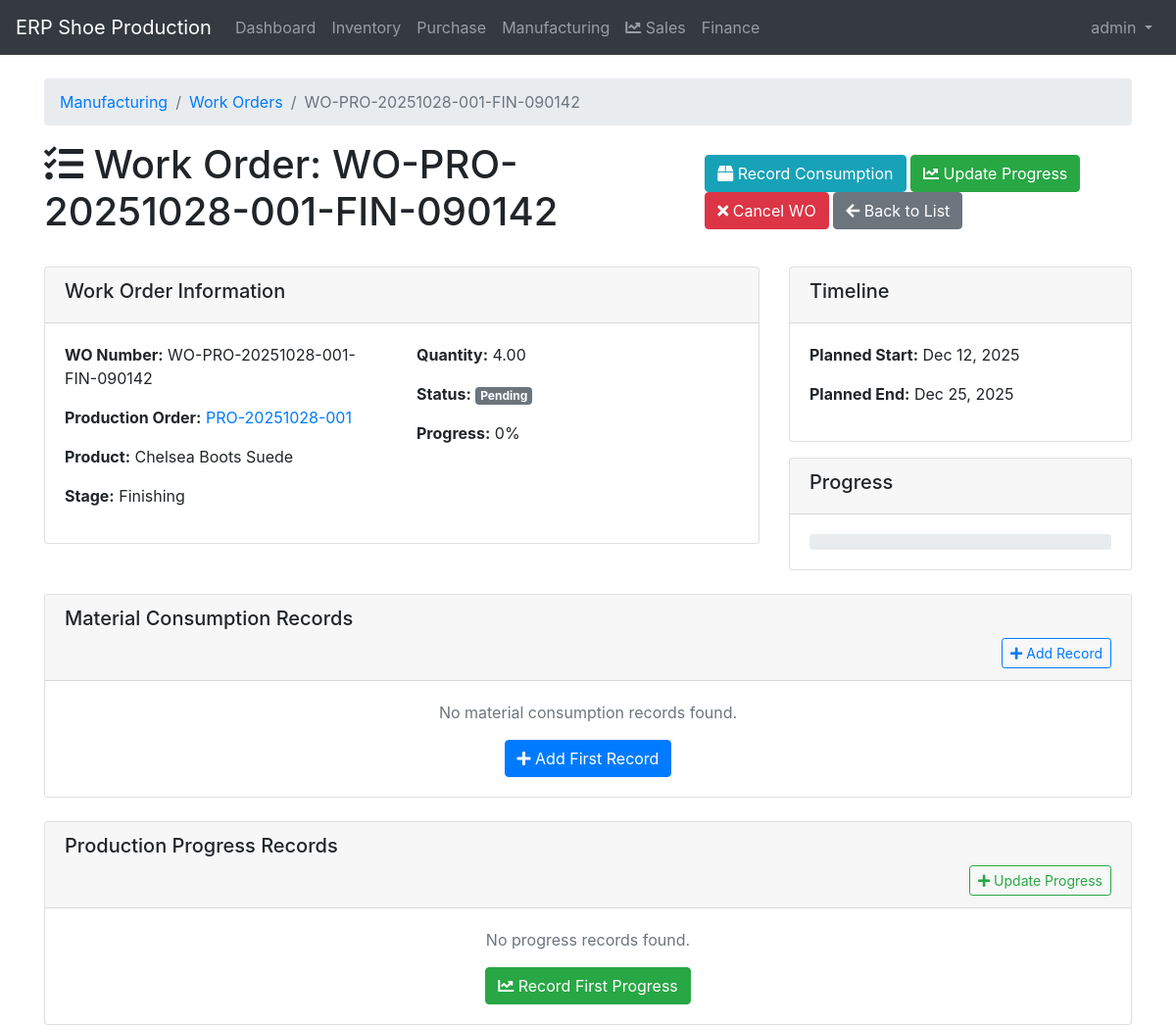
/manufacturing/work-orders/4/ (signed in), run on an earlier commit of the app's database.
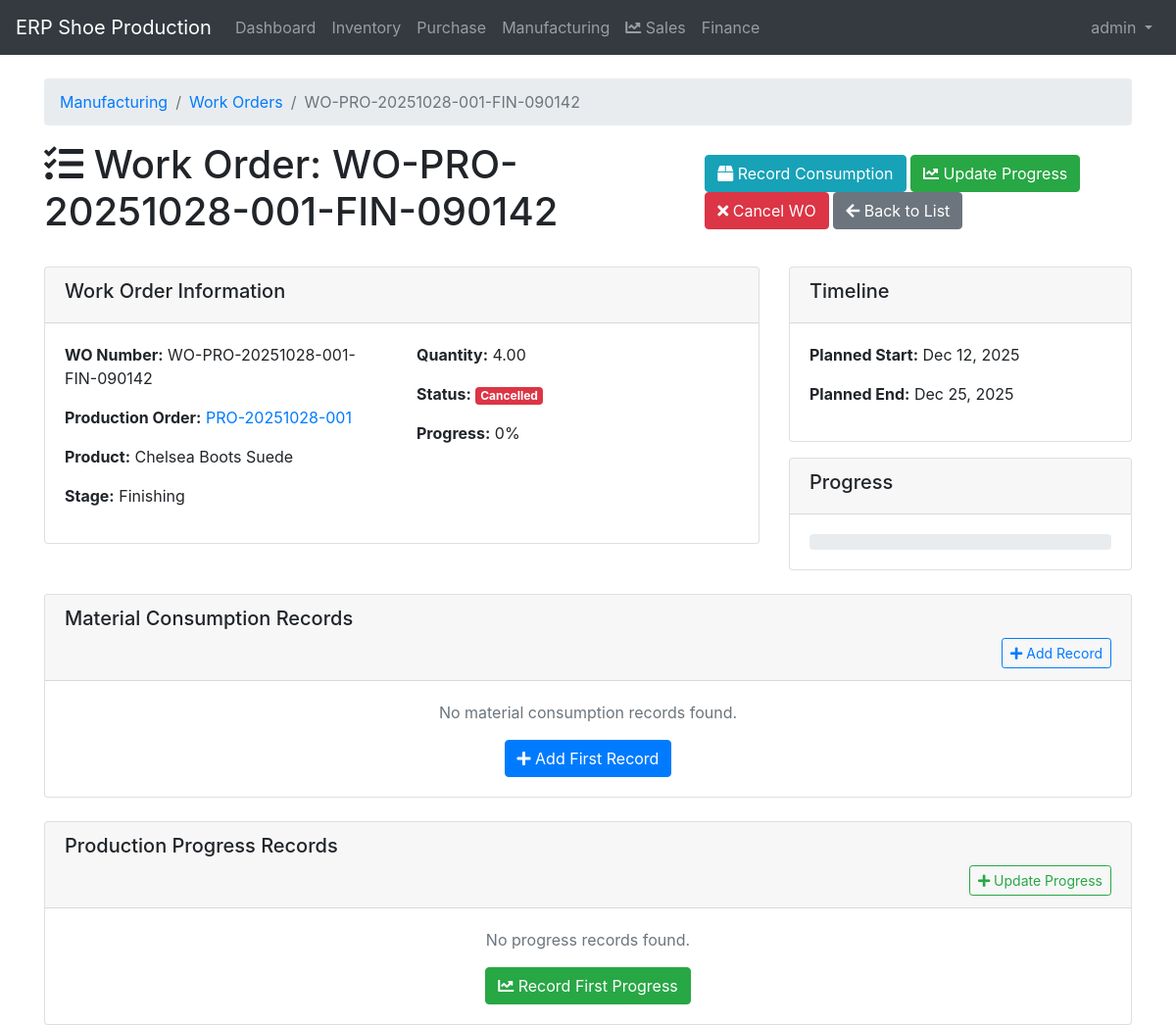
And on a later commit of the database.
### manufacturing/models.py (models this page shows, shortened)
class WorkOrder(models.Model):
    STATUS_CHOICES = [
        ('pending', 'Pending'),
        ('in_progress', 'In Progress'),
        ('completed', 'Completed'),
        ('on_hold', 'On Hold'),
        ('cancelled', 'Cancelled'),
    ]
    STAGE_CHOICES = [
        ('gurat', 'Gurat (Cutting)'),
        ('assembly', 'Assembly'),
        ('press', 'Press'),
        ('finishing', 'Finishing'),
    ]
    wo_number = models.CharField(max_length=20, unique=True, help_text="Work order number")
    production_order = models.ForeignKey(ProductionOrder, on_delete=models.CASCADE, related_name='work_orders')
    stage = models.CharField(max_length=20, choices=STAGE_CHOICES, help_text="Production stage")
    quantity = models.DecimalField(max_digits=10, decimal_places=2, help_text="Quantity for this work order")
    status = models.CharField(max_length=20, choices=STATUS_CHOICES, default='pending')
    planned_start_date = models.DateField(help_text="Planned start date for this stage")
    planned_end_date = models.DateField(help_text="Planned completion date for this stage")
    actual_start_date = models.DateField(null=True, blank=True, help_text="Actual start date")
    actual_end_date = models.DateField(null=True, blank=True, help_text="Actual completion date")
    assigned_to = models.ForeignKey(User, on_delete=models.SET_NULL, null=True, blank=True, related_name='assigned_work_orders')
    supervisor = models.ForeignKey(User, on_delete=models.SET_NULL, null=True, blank=True, related_name='supervised_work_orders')
    notes = models.TextField(blank=True, help_text="Work instructions and notes")
    created_at = models.DateTimeField(auto_now_add=True)
    updated_at = models.DateTimeField(auto_now=True)
    class Meta:
        ordering = ['production_order', 'stage']
        verbose_name = 'Work Order'
        verbose_name_plural = 'Work Orders'
    @property
    def progress_percentage(self):
        latest_progress = self.progress_entries.first()
        if latest_progress:
            return latest_progress.progress_percentage
        return 0

class ProductionOrder(models.Model):
    STATUS_CHOICES = [
        ('draft', 'Draft'),
        ('pending_approval', 'Pending Approval'),
        ('approved', 'Approved'),
        ('in_progress', 'In Progress'),
        ('completed', 'Completed'),
        ('cancelled', 'Cancelled'),
    ]
    PRIORITY_CHOICES = [
        ('low', 'Low'),
        ('medium', 'Medium'),
        ('high', 'High'),
        ('urgent', 'Urgent'),
    ]
    po_number = models.CharField(max_length=20, unique=True, help_text="Production order number")
    product = models.ForeignKey(FinishedProduct, on_delete=models.CASCADE, related_name='production_orders')
    quantity = models.DecimalField(max_digits=10, decimal_places=2, help_text="Quantity to produce")
    planned_start_date = models.DateField(help_text="Planned production start date")
    planned_end_date = models.DateField(help_text="Planned production completion date")
    actual_start_date = models.DateField(null=True, blank=True, help_text="Actual production start date")
    actual_end_date = models.DateField(null=True, blank=True, help_text="Actual production completion date")
    status = models.CharField(max_length=20, choices=STATUS_CHOICES, default='draft')
    priority = models.CharField(max_length=10, choices=PRIORITY_CHOICES, default='medium')
    created_by = models.ForeignKey(User, on_delete=models.CASCADE, related_name='created_production_orders')
    approved_by = models.ForeignKey(User, on_delete=models.SET_NULL, null=True, blank=True, related_name='approved_production_orders')
    approved_at = models.DateTimeField(null=True, blank=True)
    notes = models.TextField(blank=True, help_text="Additional notes")
    created_at = models.DateTimeField(auto_now_add=True)
    updated_at = models.DateTimeField(auto_now=True)
    class Meta:
        ordering = ['-planned_start_date', '-created_at']
        verbose_name = 'Production Order'
        verbose_name_plural = 'Production Orders'

### inventory/models.py (models this page shows, shortened)
class FinishedProduct(models.Model):
    SIZE_CHOICES = [
        ('35', '35'),
        ('36', '36'),
        ('37', '37'),
        ('38', '38'),
        ('39', '39'),
        ('40', '40'),
        ('41', '41'),
        ('42', '42'),
        ('43', '43'),
        ('44', '44'),
        ('45', '45'),
    ]
    COLOR_CHOICES = [
        ('black', 'Black'),
        ('white', 'White'),
        ('brown', 'Brown'),
        ('blue', 'Blue'),
        ('red', 'Red'),
        ('green', 'Green'),
        ('yellow', 'Yellow'),
        ('gray', 'Gray'),
        ('navy', 'Navy'),
        ('beige', 'Beige'),
        ('sands', 'Sands'),
    ]
    code = models.CharField(max_length=20, unique=True)
    name = models.CharField(max_length=200)
    category = models.ForeignKey(ProductCategory, on_delete=models.CASCADE)
    size = models.CharField(max_length=10, choices=SIZE_CHOICES)
    color = models.CharField(max_length=20, choices=COLOR_CHOICES)
    description = models.TextField(blank=True)
    current_stock = models.IntegerField(default=0)
    minimum_stock = models.IntegerField(default=0)
    unit_price = models.DecimalField(max_digits=10, decimal_places=2, default=0)
    is_active = models.BooleanField(default=True)
    created_at = models.DateTimeField(auto_now_add=True)
    updated_at = models.DateTimeField(auto_now=True)

### manufacturing/views.py (the view)
# urls.py: path('work-orders/<int:pk>/', views.work_order_detail, name='work_order_detail'),
@login_required
def work_order_detail(request, pk):
    wo = get_object_or_404(
        WorkOrder.objects.select_related('production_order__product', 'assigned_to', 'supervisor'),
        pk=pk
    )
    consumptions = wo.material_consumptions.select_related('material', 'recorded_by').order_by('-consumption_date')
    progress_entries = wo.progress_entries.select_related('recorded_by').order_by('-progress_date')
    context = {
        'wo': wo,
        'consumptions': consumptions,
        'progress_entries': progress_entries,
        'title': f'Work Order: {wo.wo_number}'
    }
    return render(request, 'manufacturing/work_order_detail.html', context)

### templates/manufacturing/work_order_detail.html (shortened to what the changed rows need)
{% extends 'base.html' %}
{% load bootstrap4 %}
{% block content %}
<div class="row">
    <div class="col-12">
        <nav aria-label="breadcrumb">
            <ol class="breadcrumb">
                <li class="breadcrumb-item"><a href="{% url 'manufacturing_list' %}">Manufacturing</a></li>
                <li class="breadcrumb-item"><a href="{% url 'work_order_list' %}">Work Orders</a></li>
                <li class="breadcrumb-item active">{{ wo.wo_number }}</li>
            </ol>
        </nav>
        <div class="d-flex justify-content-between align-items-center">
            <h1><i class="fas fa-tasks"></i> {{ title }}</h1>
        </div>
    </div>
</div>
<div class="row mt-4">
    <div class="col-md-8">
        <div class="card">
            <div class="card-body">
                <div class="row">
                    <div class="col-md-6">
                        <p><strong>WO Number:</strong> {{ wo.wo_number }}</p>
                        <p><strong>Production Order:</strong> <a href="{% url 'production_order_detail' wo.production_order.pk %}">{{ wo.production_order.po_number }}</a></p>
                        <p><strong>Product:</strong> {{ wo.production_order.product.name }}</p>
                        <p><strong>Stage:</strong> {{ wo.stage|title }}</p>
                    </div>
                    <div class="col-md-6">
                        <p><strong>Quantity:</strong> {{ wo.quantity }}</p>
                        <p><strong>Status:</strong>
                            {% if wo.status == 'pending' %}
                                <span class="badge badge-secondary">Pending</span>
                            {% elif wo.status == 'in_progress' %}
                                <span class="badge badge-primary">In Progress</span>
                            {% elif wo.status == 'completed' %}
                                <span class="badge badge-success">Completed</span>
                            {% else %}
                                <span class="badge badge-danger">{{ wo.status|title }}</span>
                            {% endif %}
                        </p>
                        <p><strong>Progress:</strong> {{ wo.progress_percentage }}%</p>
                    </div>
                </div>
            </div>
        </div>
    </div>
    <div class="col-md-4">
        <div class="card">
            <div class="card-body">
                <p><strong>Planned Start:</strong> {{ wo.planned_start_date|date:"M d, Y" }}</p>
                <p><strong>Planned End:</strong> {{ wo.planned_end_date|date:"M d, Y" }}</p>
            </div>
        </div>
    </div>
</div>
{% endblock %}

What changed in the data, as far as the page shows it:
changed WorkOrder "WO-PRO-20251028-001-FIN-090142": status (not shown) → "Cancelled"
Also different on the page:
text no longer shown: "Pending"
